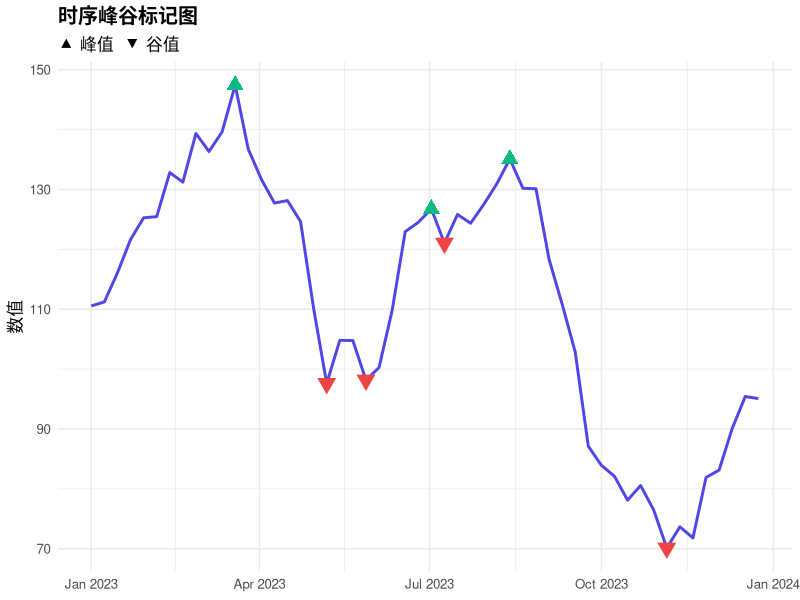
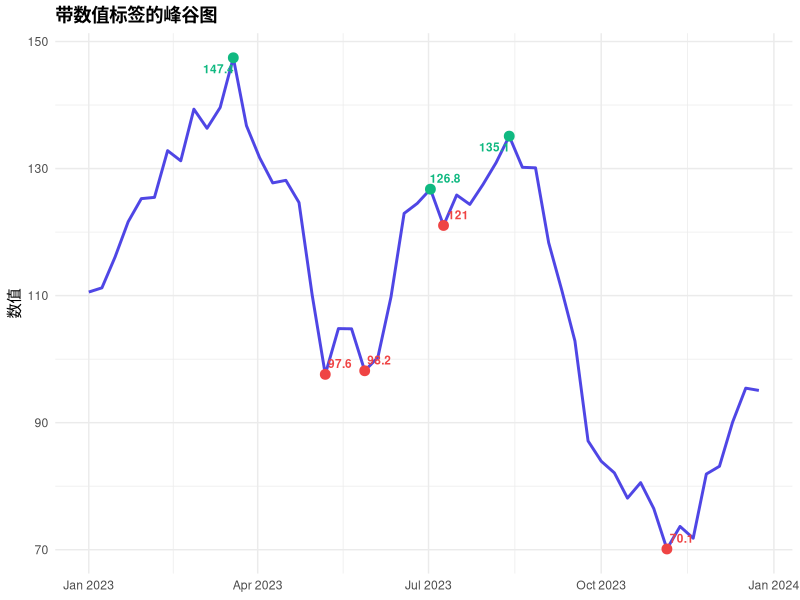

These charts were generated, in order, by the following R code:
## ---- chunk 1
knitr::opts_chunk$set(echo = TRUE, warning = FALSE, message = FALSE, fig.width = 10, fig.height = 5, fig.retina = 2, out.width = "100%", dpi = 150)
## ---- chunk 2
library(ggplot2)
library(dplyr)
## ---- chunk 3
# 定义峰谷检测函数
find_peaks <- function(x, threshold = 1) {
    n <- length(x)
    peaks <- rep(FALSE, n)
    for (i in (threshold + 1):(n - threshold)) {
        if (all(x[i] > x[(i - threshold):(i - 1)]) &&
            all(x[i] > x[(i + 1):(i + threshold)])) {
            peaks[i] <- TRUE
        }
    }
    peaks
}

find_valleys <- function(x, threshold = 1) {
    n <- length(x)
    valleys <- rep(FALSE, n)
    for (i in (threshold + 1):(n - threshold)) {
        if (all(x[i] < x[(i - threshold):(i - 1)]) &&
            all(x[i] < x[(i + 1):(i + threshold)])) {
            valleys[i] <- TRUE
        }
    }
    valleys
}
## ---- chunk 4
# 创建时序数据
set.seed(42)
ts_data <- data.frame(
    date = seq(as.Date("2023-01-01"), by = "week", length.out = 52),
    value = 100 + cumsum(rnorm(52, 0, 5)) + sin(1:52 / 4) * 15
)

# 检测峰谷
ts_data <- ts_data %>%
    mutate(
        is_peak = find_peaks(value, threshold = 2),
        is_valley = find_valleys(value, threshold = 2)
    )

ggplot(ts_data, aes(x = date, y = value)) +
    geom_line(color = "#4f46e5", linewidth = 1) +
    # 标记峰
    geom_point(
        data = filter(ts_data, is_peak),
        color = "#10b981", size = 4, shape = 17
    ) +
    # 标记谷
    geom_point(
        data = filter(ts_data, is_valley),
        color = "#ef4444", size = 4, shape = 25, fill = "#ef4444"
    ) +
    labs(
        title = "时序峰谷标记图",
        subtitle = "▲ 峰值  ▼ 谷值",
        x = NULL, y = "数值"
    ) +
    theme_minimal(base_size = 12) +
    theme(plot.title = element_text(face = "bold"))
## ---- chunk 5
library(ggrepel)

ggplot(ts_data, aes(x = date, y = value)) +
    geom_line(color = "#4f46e5", linewidth = 1) +
    geom_point(
        data = filter(ts_data, is_peak),
        color = "#10b981", size = 3
    ) +
    geom_point(
        data = filter(ts_data, is_valley),
        color = "#ef4444", size = 3
    ) +
    geom_text_repel(
        data = filter(ts_data, is_peak | is_valley),
        aes(label = round(value, 1), color = is_peak),
        size = 3, fontface = "bold"
    ) +
    scale_color_manual(values = c("TRUE" = "#10b981", "FALSE" = "#ef4444")) +
    labs(
        title = "带数值标签的峰谷图",
        x = NULL, y = "数值"
    ) +
    theme_minimal() +
    theme(
        plot.title = element_text(face = "bold"),
        legend.position = "none"
    )
